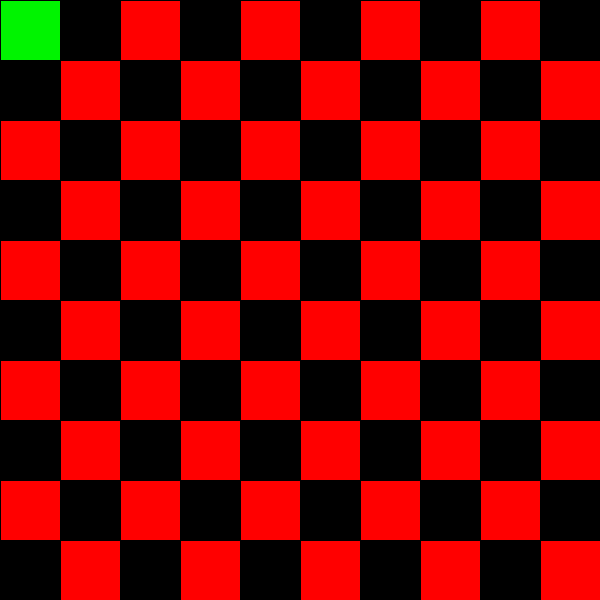
Frame 1 (no input)
Frame 60 (the mouse pressed at the canvas centre just before this capture): identical to frame 1, image omitted
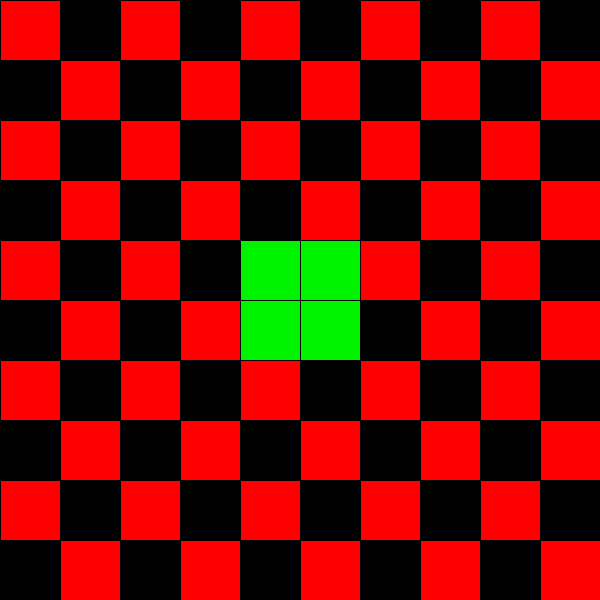
Frame 120 (the mouse held since frame 60 and released just before this capture)

The Processing sketch that drew these frames (run headless with seeded random() and noise(); from frame 60 on, the mouse is pressed at the canvas centre):

// Processing sketch: tableroajedrez
// ── tableroajedrez.pde
float columnas = 10.0;
color color1 = color(0,0,0);
color color2 = color(255,0,0);
color higlightcolor = color(0,244,0);

void setup(){
  //se ejecuta una sola vez
  size(600,600);
  background(0);
}

void draw(){
  float tilewidth = (width/columnas);
  float tileheight = (height/columnas);
  //se repite
  int y=0;
  while(y<columnas){
    int x=0;
    while(x<columnas){
      
      //Si es par
      if(y%2==0){
        //si la fila es par
        if(x%2==0){
          fill(color2);
        } else {
          fill(color1);
        }
      }else {
        //si no es par
        if(x%2==0){
          fill(color1);
        } else {
          fill(color2);
        }
      }
      float posactualx = x*tilewidth;
      float posactualy = y*tileheight;
      if(mouseX>=posactualx && mouseX<=posactualx+tilewidth && mouseY>=posactualy && mouseY<=posactualy+tileheight){
        fill(higlightcolor);
      }
      rect(posactualx, posactualy,tilewidth,tileheight);
      x++;
    }
    y++;
  }  
}
